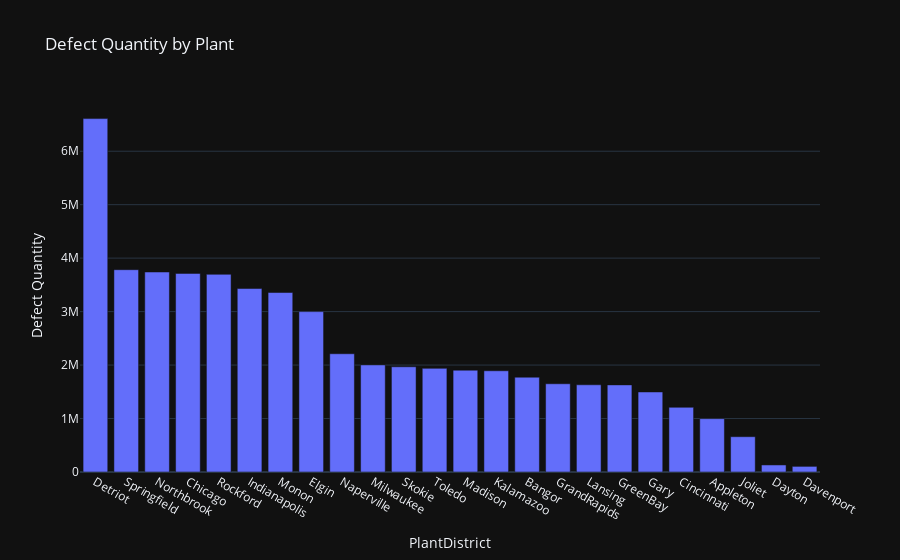

The cell this chart's notebook holds for it:
### Code cell
import plotly.express as px

# Create a bar chart for defect quantity by plant
fig = px.bar(plant_analysis_sorted, 
             x='PlantDistrict', 
             y='Defect Qty',
             title='Defect Quantity by Plant',
             labels={'Defect Qty': 'Defect Quantity'},
             template='plotly_dark')

# Show the plot
fig.show()

### Figure 1 — Plotly figure (JSON) as saved in the notebook; plotly's stock layout.template omitted (floating-point values rounded to 4 significant figures)
{"data": [{"alignmentgroup": "True", "hovertemplate": "PlantDistrict=%{x}<br>Defect Quantity=%{y}<extra></extra>", "legendgroup": "", "marker": {"color": "#636efa", "pattern": {"shape": ""}}, "name": "", "offsetgroup": "", "orientation": "v", "showlegend": false, "textposition": "auto", "type": "bar", "x": ["Detriot", "Springfield", "Northbrook", "Chicago", "Rockford", "Indianapolis", "Monon", "Elgin", "Naperville", "Milwaukee", "Skokie", "Toledo", "Madison", "Kalamazoo", "Bangor", "GrandRapids", "Lansing", "GreenBay", "Gary", "Cincinnati", "Appleton", "Joliet", "Dayton", "Davenport"], "xaxis": "x", "y": [6610077, 3784005, 3740202, 3714589, 3697133, 3431509, 3356864, 3000039, 2211497, 2003160, 1968165, 1938406, 1904438, 1893353, 1773241, 1650080, 1631197, 1629397, 1497006, 1209796, 997961, 660243, 131605, 105253], "yaxis": "y"}], "layout": {"autosize": true, "barmode": "relative", "legend": {"tracegroupgap": 0}, "title": {"text": "Defect Quantity by Plant"}, "xaxis": {"anchor": "y", "autorange": true, "domain": [0, 1], "range": [-0.5, 23.5], "title": {"text": "PlantDistrict"}, "type": "category"}, "yaxis": {"anchor": "x", "autorange": true, "domain": [0, 1], "range": [0, 6958000.0], "title": {"text": "Defect Quantity"}, "type": "linear"}}}
